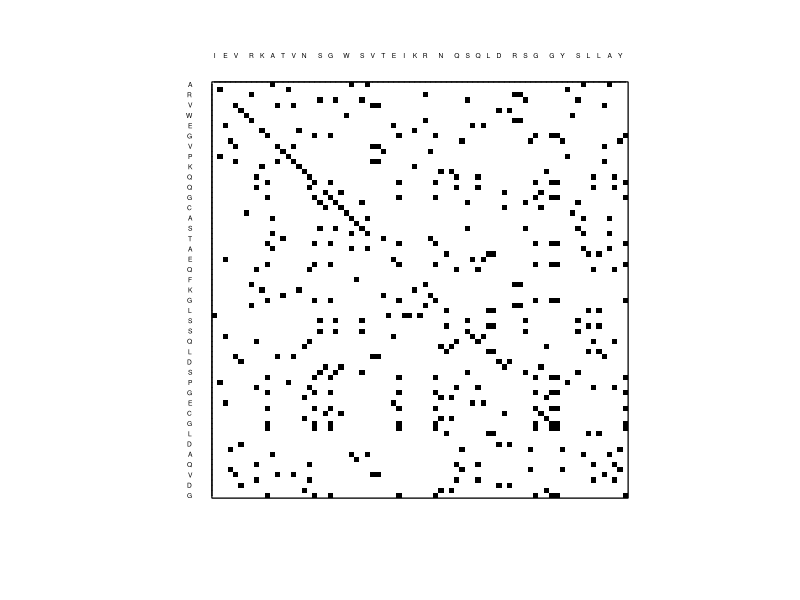
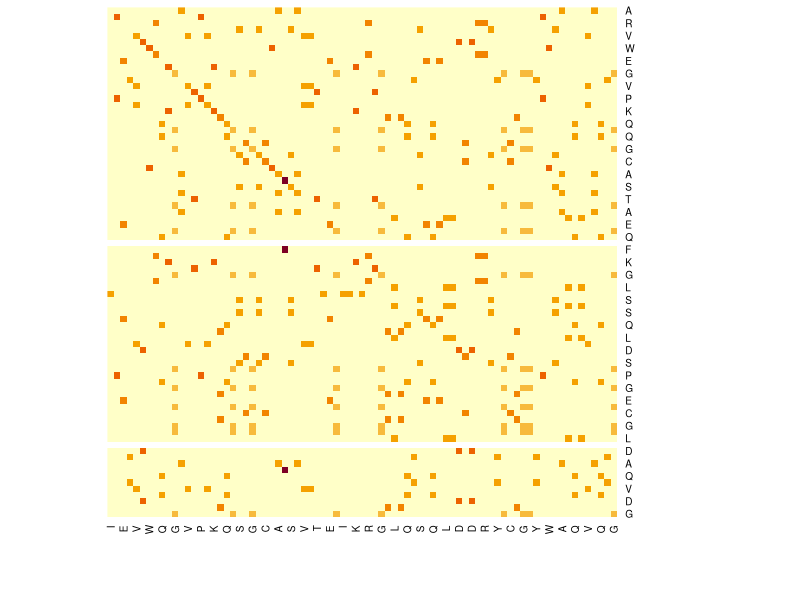
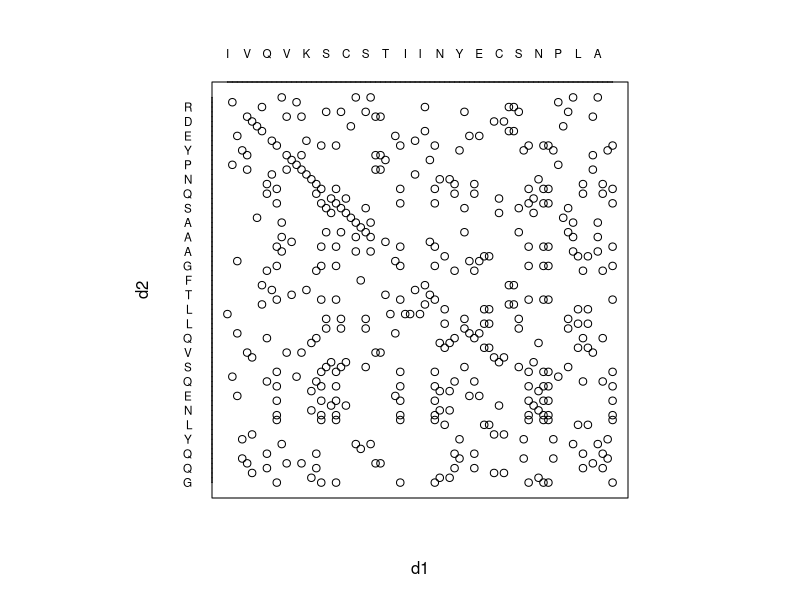

Here is the R script that generated these plots, in order:
#seqinr - R package to generate dot plots.
#dotPlot(a, b)
#dotplot - R package to rapidly generate dot plots as either traditional or ggplot graphics.

a <- "IPEYVDWRQKGAVTPVKNQGSCGSCWAFSAVVTIEGIIKIRTGNLNQYSEQELLDCDRRSYGCNGGYPWSALQLVAQYG"
b <- "APRSVDWREKGYVTPVKNQGQCGSCWAFSATGALEGQMFRKTGRLISLSEQNLVDCSGPQGNEGCNGGLMDYAFQYVQDNG"
#a <- "DOROTHYCROWFOOTHODGKIN"
# <- "DOROTHYHODGKIN"

splitN <- function(x, n) {
  substring(x,seq(1,nchar(x),n),seq(n,nchar(x),n)) 
}

a <- splitN(a, 1)
b <- splitN(b, 1)
b <- rev(b)

r <- list()

for (i in 1:length(b)) {
  r[[i]] <- a==b[i]
}

m <- matrix(as.numeric(unlist(r)), nrow = length(b), byrow = TRUE, dimnames = list(b,a))

#METHOD 1
par(pty = "s")
image(t(m), col = c("white", "black"), xaxt = "n", yaxt = "n")
#grid(ncol(m), nrow(m), "black")
box()
axis(side = 3, at= seq(0,1, length.out = ncol(m)), 
     labels = colnames(m), cex.axis = 0.4, tck = 0)
axis(side = 2, at= seq(0,1, length.out = nrow(m)), 
     labels = rownames(m), cex.axis = 0.4, tck = 0, las = 2)

#METHOD 2
heatmap(m, Rowv = NA, Colv = NA)

#METHOD 3
d1 <- c()
d2 <- c()
rownames(m)
for (i in 1:nrow(m)) {
  for (j in 1:ncol(m)) {
    if (m[i,j] == 1) {
      d1 <- c(d1, j)
      d2 <- c(d2, i)
    }
  }
}

plot(d1, d2, xaxt = "n", yaxt = "n")
axis(3, at= 1:ncol(m), labels = colnames(m), cex.axis = 0.7, tck = 0)
axis(2, at= 1:nrow(m), labels = rownames(m), cex.axis = 0.7, tck = 0, las = 2)
#grid(ncol(m), nrow(m), "black")


# ATPases lamprey / dogfish                  #TITLE
# 15 6                                       #WINDOW, THRESHOLD
# Petromyzon marinus mitochondrion           #SEQUENCE 1
# ATGACACTAGATATCTTTGACCAATTTACCTCCCCAACA
# ATATTTGGGCTTCCACTAGCCTGATTAGCTATACTAGCCCCTAGCTTA
# ATATTAGTTTCACAAACACCAAAATTTATCAAATCTCGTTATCACACACTA
# CTTACACCCATCTTAACATCTATTGCCAAACAACTCTTTCTTCCAATAAAC
# CAACAAGGGCATAAATGAGCCTTAATTTGTATAGCCTCTATAATATTTATC
# TTAATAATTAATCTTTTAGGATTATTACCATATACTTATACACCAACTACC
# CAATTATCAATAAACATAGGATTAGCAGTGCCACTATGACTAGCTACTGTC
# CTCATTGGGTTACAAAAAAAACCAACAGAAGCCCTAGCCCACTTATTACCA
# GAAGGTACCCCAGCAGCACTCATTCCCATATTAATTATCATTGAAACTATT
# AGTCTTTTTATCCGACCTATCGCCCTAGGAGTCCGACTAACCGCTAATTTA
# ACAGCTGGTCACTTACTTATACAACTAGTTTCTATAACAACCTTTGTAATA
# ATTCCTGTCATTTCAATTTCAATTATTACCTCACTACTTCTTCTATTA
# CTAACAATTCTGGAGTTAGCTGTTGCTGTAATCCAGGCATATGTATTTATT
# CTACTTTTAACTCTTTATCTGCAAGAAAACGTTT*    
#   Scyliorhinus canicula mitochondrion         #SEQUENCE 2
# ATGATTATAAGCTTTTTTGATCAATTCCTAAGTCCCTCCTTTCTAGGA
# ATCCCACTAATTGCCCTAGCTATTTCAATTCCATGATTAATATTTCCAACACCAACC
# AATCGTTGACTTAATAATCGATTATTAACTCTTCAAGCATGATTTATTAACCGATTTATT
# TATCAACTAATACAACCCATAAATTTAGGAGGACATAAATGAGCTATCTTATTTACAGCC
# CTAATATTATTTTTAATTACCATCAATCTTCTAGGTCTCCTTCCATATACTTTTACGCCT
# ACAACTCAACTTTCTCTTAATATAGCCTTTGCCCTGCCCTTATGGCTTACAACTGTATTA
# ATTGGTATATTTAATCAACCAACCATTGCCCTAGGGCACTTATTACCTGAAGGTACCCCA
# ACCCCTTTAGTACCAGTACTAATCATTATCGAAACCATCAGTTTATTTATTCGACCATTA
# GCCTTAGGAGTCCGATTAACAGCCAACTTAACAGCTGGACATCTCCTTATACAATTAATC
# GCAACTGCGGCCTTTGTCCTTTTAACTATAATACCAACCGTGGCCTTACTAACCTCCCTA
# GTCCTGTTCCTATTGACTATTTTAGAAGTGGCTGTAGCTATAATTCAAGCATACGTATTT
# GTCCTTCTTTTAAGCTTATATCTACAAGAAAACGTATAA*